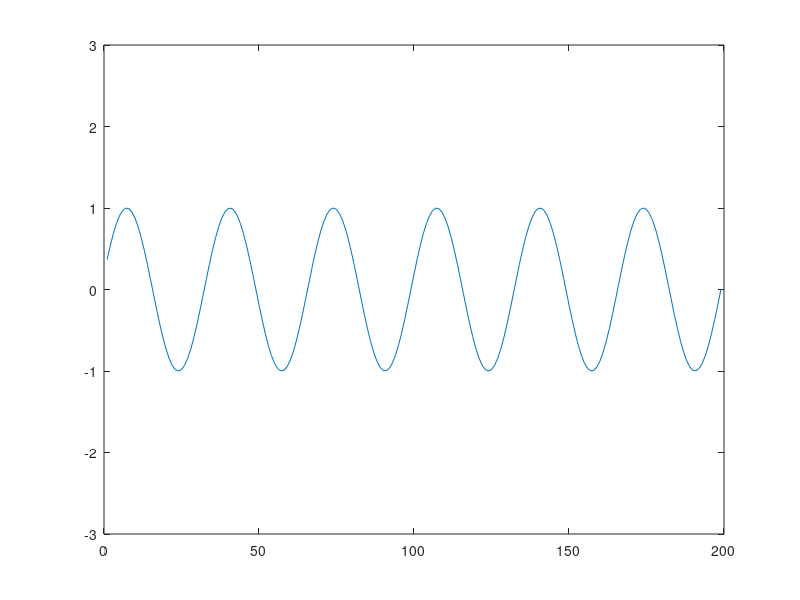

This chart was generated by the following MATLAB code: (Note: this script raises an error after producing the figure.)
%% PLots a random signal oscilloscope like
clear all
close all
clc

% t = randn( 1, 1000 );
t = 0 : 0.01 : 10;
y = sin( 2 * pi * 3 * t );
nPtsStart = 200;
% h = plot( t( 1 : nPtsStart ), y( 1 : nPtsStart ) );
h = plot( y( 1 : nPtsStart ) );
ylim( [ -3 3 ] );
n = 2; % points to advance

while n + 199 <= numel( y )
   newy = y( n + ( 1 : 199 ) );
%    newt = t( n + ( 1 : 199 ) );
   set(...
       h,...
       'ydata', newy )
%        'xdata', newt )
   drawnow;
   n = n + 1;
%    pause( 0.1 )
end

%% PLots spectrogram as oscillsocpoe
clear all
close all
clc


vidObj = VideoWriter( 'chirp.mp4' );
vidObj.FrameRate = 60;  % Default 30
vidObj.Quality = 100; 
% vidObj.FileFormat = 'mp4';
% vidObj.VideoCompressionMethod = 
% myVideo.Quality = 75;    % Default 75

t = 0 : 0.001 : 10;
x = chirp( t, 100, 1, 200, 'quadratic' );
s = spectrogram( x, 128, 120, 128, 1e3 );
S = abs( s );
hS = imagesc( S( :, 1 : 200 ) );
colormap magma
axis xy
ylim( [ 0 65 ] )
caxis( [ 0 35 ] )
n = 2;
[ r, c ] = size( S );
fCnt = 1;
while n + 199 <= c
   newS = S( :, n + ( 1 : 199 ) );
   set( hS, 'cdata', newS );
   drawnow;
   n = n + 1;
   
   F( fCnt ) = getframe( gcf );
   fCnt = fCnt + 1;
%    pause( 0.01 )
   
end

% hFig = figure;
% movie( hFig, F, 1, 60 )

% open( vidObj );
% writeVideo( vidObj, F );
% close( vidObj );